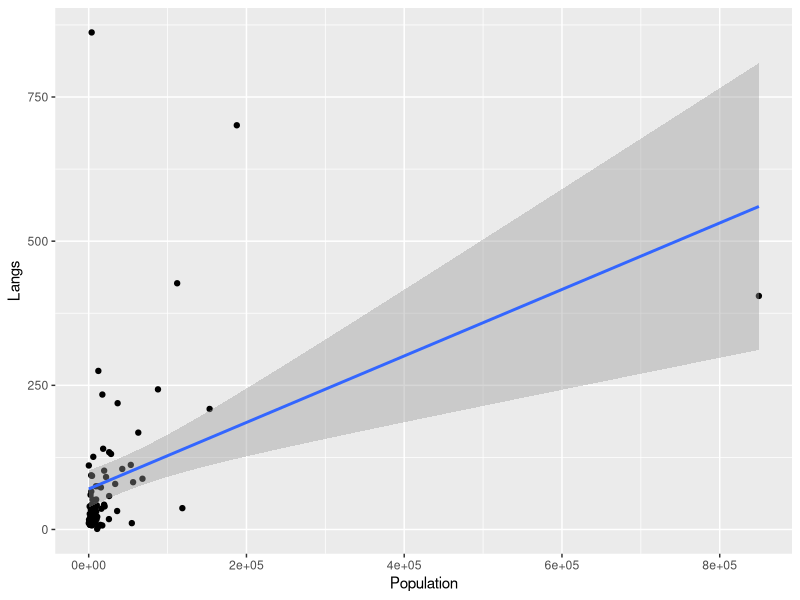

Recreate this plot in R.
# Скачайте датасет из работы (Nettle 1998). Визуализируйте модель,
# предсказывающую переменную Population по переменной Langs. Какое из основных
# предположений на применение линейной регрессии нарушено?
# https://raw.githubusercontent.com/agricolamz/r_on_line_course_data/master/language_diversity.csv

library(tidyverse)

diversity <- read_tsv('datasets/language_diversity.csv')

model <- lm(data = diversity, Population ~ Langs)

diversity %>%
    ggplot(aes(Population, Langs)) +
    geom_point() +
    geom_smooth(method = 'lm')

# гомоскедастичность